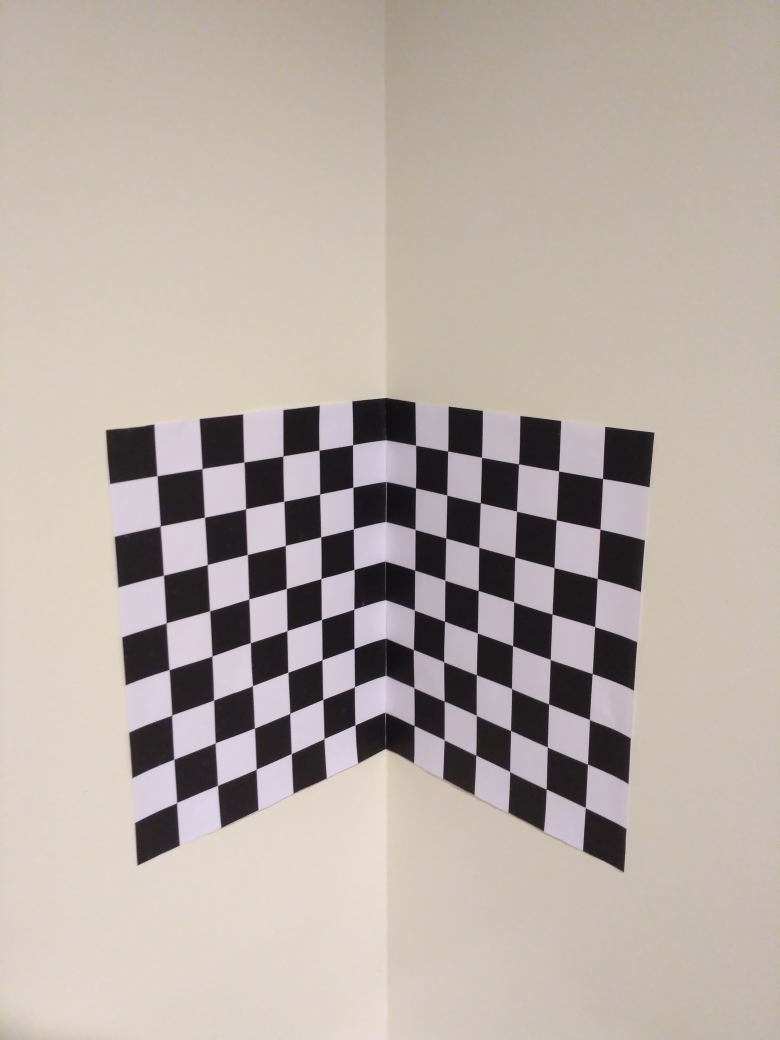
#> input picture images/calib_object.jpg, 3120 x 4160 px (shown at 1/4 size)
$ jupyter execute '1.1 Camera Calibration.ipynb'
#> lines starting #> are read from the running program, lines starting #| are printed output that depends on the picture
# 1. Camera Calibration

This script intends to calibrate a camera using an object.
For this implementation we will use the DLT transform for the estimation of the camera parameters

**Import the libraries**

[cell 1]
import cv2
from matplotlib import pyplot as plt
import numpy as np
import scipy as sp
#matplotlib widget

## Direct Linear Transform
Estimates the 11 parameters of the uncalibrated camera(5 from th)

**Implementation:**

[cell 2]
#Import the image
img = cv2.imread("images/calib_object.jpg")
#> img is the input picture: shape (4160, 3120, 3); mean B, G, R 165.1, 172.4, 183.5
# convert it to gray scale
gray = cv2.cvtColor(img,cv2.COLOR_BGR2GRAY)
plt.imshow(img)
plt.show()

[cell 3]
worldcoo = np.array([ (0,0,0), (0,28,0), (56,0,0), (56,28,0), (56,84,0), (84,84,0), (112,56,0),
             (112,84,0), (84,56,0), (84,112,0), (0,28,28), (0,28,56), (0,56,28), (0,56,56),
             (0,56,84), (0,56,112), (0,112,0), (0,112,28), (0,112,56), (0,112,84), (0,112,112)
           ])

imagecoo = np.array([ (1549, 1599), (1547, 1763), (1797, 1625), (1793, 1807), (1785, 2156), (1918, 2196),
             (2069, 2051), (2061, 2233), (1928, 2015), (1915, 2366), (1413, 1781), (1280, 1807),
             (1415, 1958), (1283, 1981), (1139, 2013), (990, 2041), (1541, 2251), (1420, 2287),
             (1292, 2320), (1149, 2356), (1005, 2401)
           ])

[cell 4]
fig = plt.figure()
ax = fig.add_subplot(111,projection = "3d")
#ax.plot(0,0)
ax.plot(worldcoo[:,0],worldcoo[:,1],worldcoo[:,2], ls = "None", marker = ".")
plt.show()
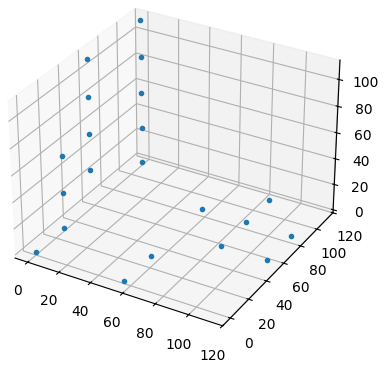
#> figure drawn by matplotlib, 1 panel

### Homogenous coordinates transformation

[cell 5]
# get the shape of the matrix
worldm, worldn = worldcoo.shape
imagem, imagen = imagecoo.shape

[cell 6]
homo_world = np.append(worldcoo,np.ones((worldm,1)),axis = 1)

[cell 7]
homo_image = np.append(imagecoo,np.ones((imagem,1)),axis = 1)

[cell 8]
homo_world

[cell 9]
#3D DLT
A = []

for i in range(worldm):
    A = np.append(A,[-homo_world[i,0],-homo_world[i,1],-homo_world[i,2],-homo_world[i,3],0,0,0,0,homo_image[i,0]*homo_world[i,0],homo_image[i,0]*homo_world[i,1],homo_image[i,0]*homo_world[i,2],homo_image[i,0]])
    A = np.append(A,[0,0,0,0,-homo_world[i,0],-homo_world[i,1],-homo_world[i,2],-homo_world[i,3],homo_image[i,1]*homo_world[i,0],homo_image[i,1]*homo_world[i,1],homo_image[i,1]*homo_world[i,2],homo_image[i,1]])

#A = np.append(Ax,Ay,axis = 0)

[cell 10]
A.shape

### SVD(Singular Value Decomposition)
Solving a system of linear equations of the form Ax = 0 is equivalent to finding the null space of A. Thus, we can apply the SVD to solve Mp = 0

[cell 11]
# pass the list A as an array
A = np.asarray(A).reshape(21*2,12)
#print(A)
print(A.shape)

[cell 12]
# SVD
U, S, Vh = np.linalg.svd(A)

[cell 13]
# normalize the V12 value
L = Vh[-1,:] / Vh[-1,-1]
print(Vh)
#Camera projection matrix:
PEst = L.reshape(3,3+1)
print(PEst)

#Mean error of the DLT (mean residual of the DLT transformation in units of camera coordinates):
#uv2 = np.dot( H, np.concatenate( (w.T, np.ones((1,xyz.shape[0]))) ) )
#uv2 = uv2/uv2[2,:]
#mean distance:
#err = np.sqrt( np.mean(np.sum( (uv2[0:2,:].T - uv)**2,1 )) )

[cell 14]
xEst = np.zeros((worldm,3))
for j in range(worldm):
    xEst[j,:]  = np.dot(PEst,homo_world[j])
    xEst[j,:] /= xEst[j,2]


$ run again, with images/Chessboard_real_1.jpeg copied over images/calib_object.jpg
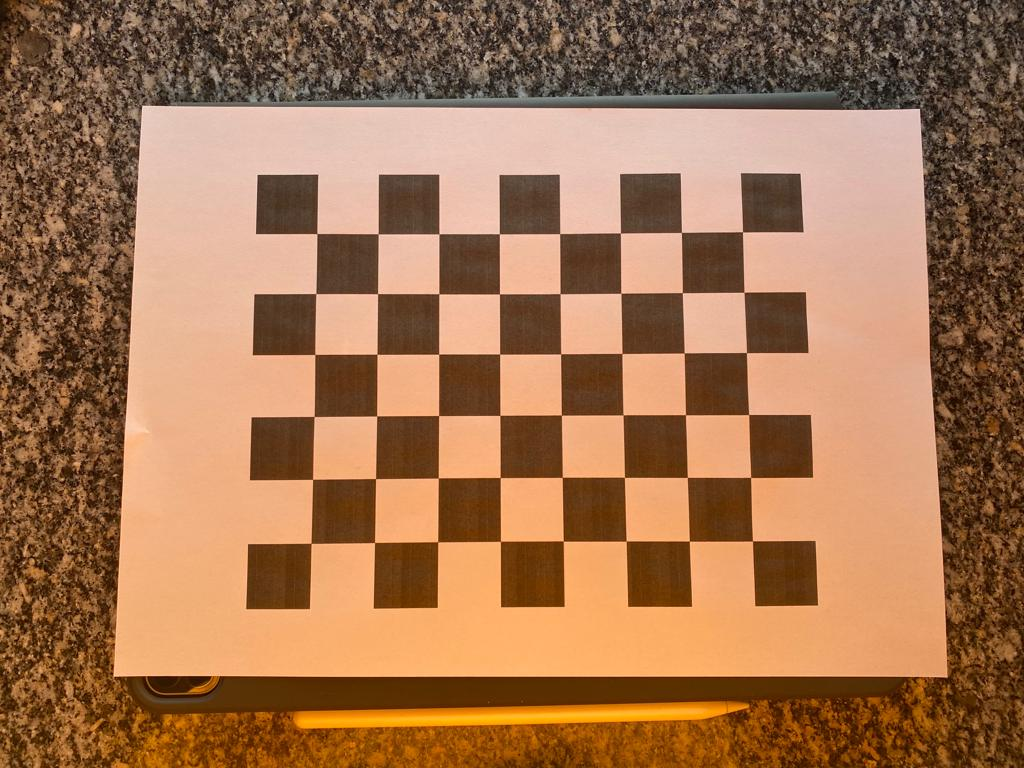
#> input picture images/Chessboard_real_1.jpeg, 1024 x 768 px
#> img is the input picture: shape (768, 1024, 3); mean B, G, R 81.5, 115.6, 161
#> `gray = cv2.cvtColor(img,cv2.COLOR_BGR2GRAY)`:
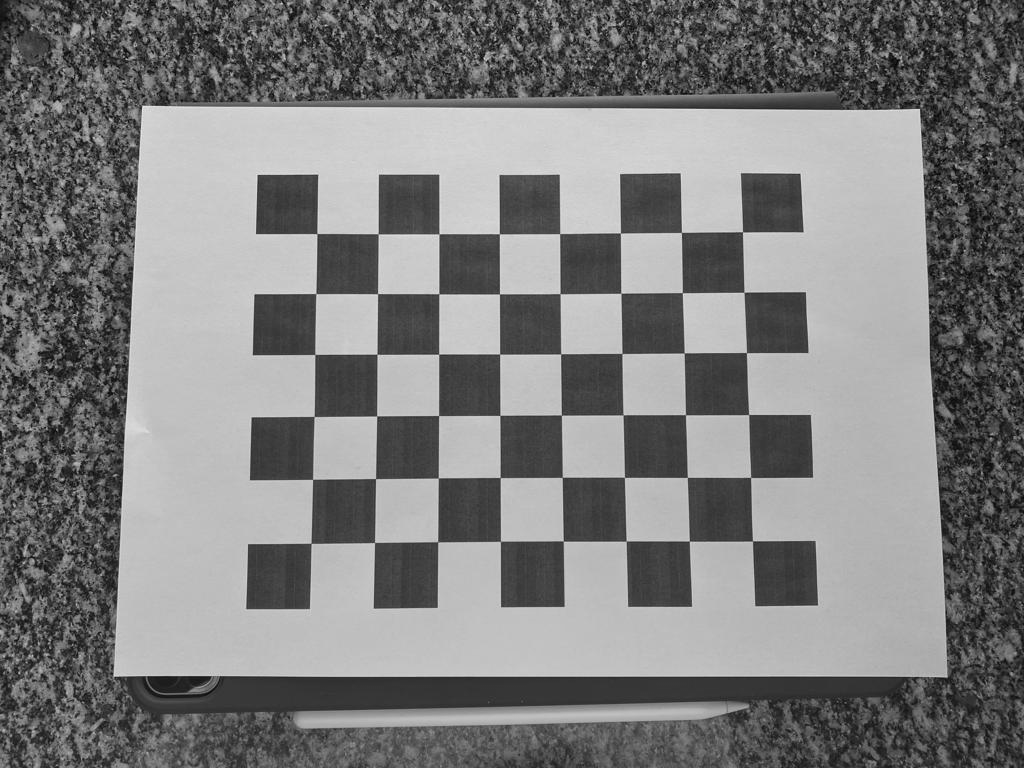
#> gray: shape (768, 1024); min 2, max 234, mean 125.3

$ run again, with images/Chessboard_real_2.jpeg copied over images/calib_object.jpg
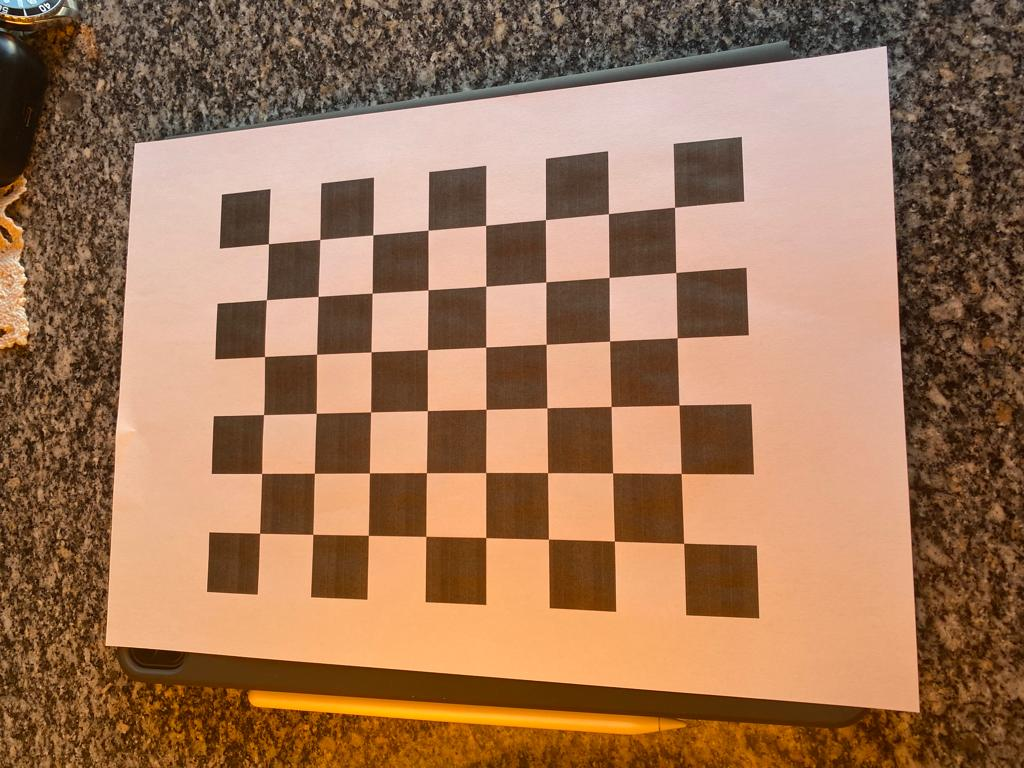
#> input picture images/Chessboard_real_2.jpeg, 1024 x 768 px
#> img is the input picture: shape (768, 1024, 3); mean B, G, R 88, 117.9, 159
#> `gray = cv2.cvtColor(img,cv2.COLOR_BGR2GRAY)`:
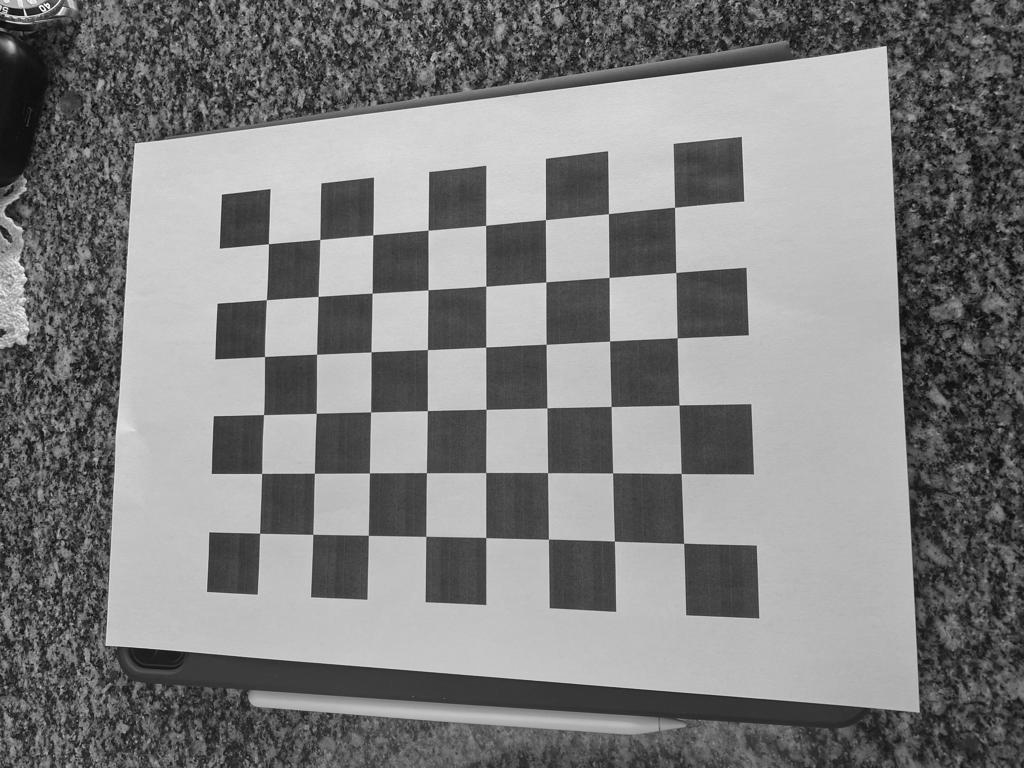
#> gray: shape (768, 1024); min 1, max 254, mean 126.8

$ run again, with images/Chessboard_real_3.jpeg copied over images/calib_object.jpg
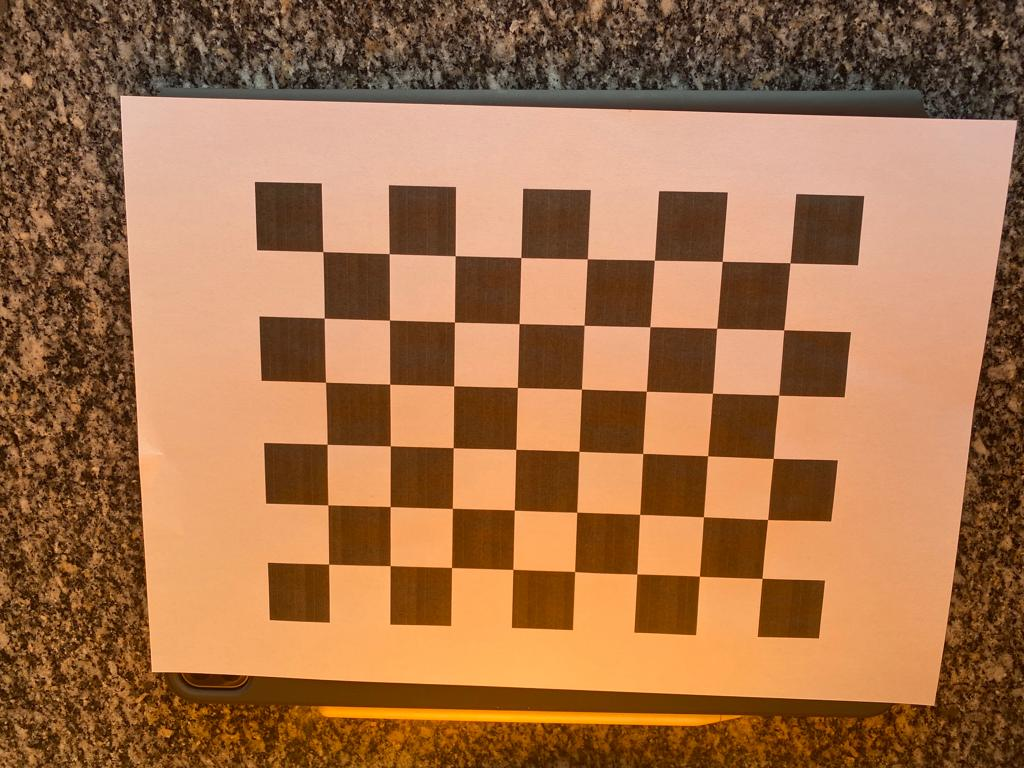
#> input picture images/Chessboard_real_3.jpeg, 1024 x 768 px
#> img is the input picture: shape (768, 1024, 3); mean B, G, R 74.5, 112.8, 163.2
#> `gray = cv2.cvtColor(img,cv2.COLOR_BGR2GRAY)`:
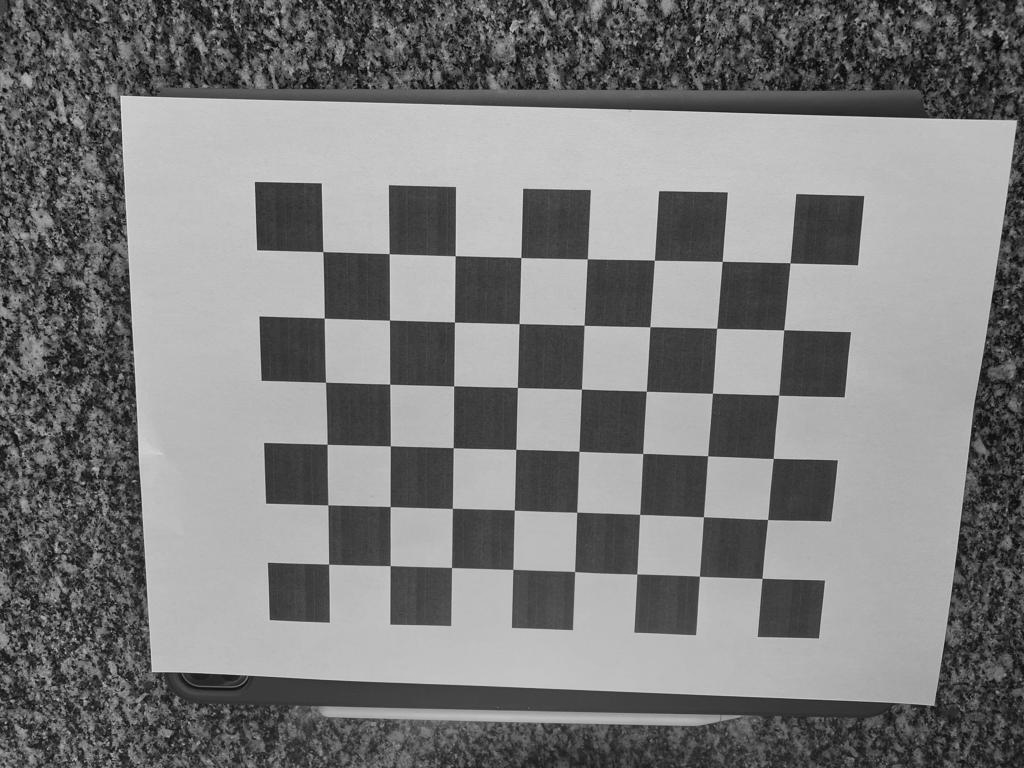
#> gray: shape (768, 1024); min 2, max 231, mean 123.5
